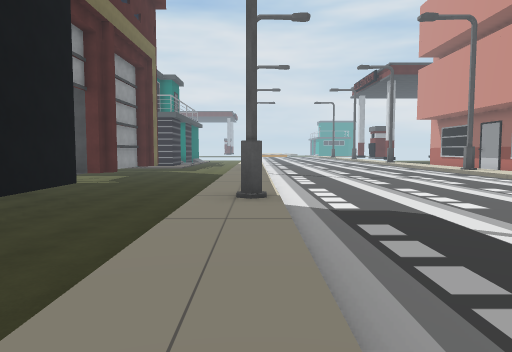
view 1 (above)

21 first-person views from a walk through a Unity game level. The camera is 1.2 m above the floor, tilts 4° down and sees 70° across. The floor is counted in squares, 2 m on a side. Each view is taken from the middle of a square. On the plan, view 1 faces up. The plan holds only what a view shows up to about 10 squares ahead; the rest is blank. The place goes on beyond the plan. Some animated figures are not drawn.

view 2
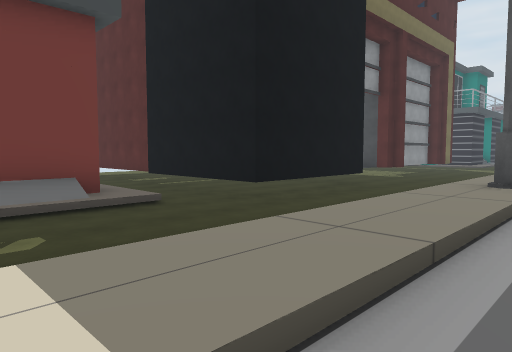

view 3
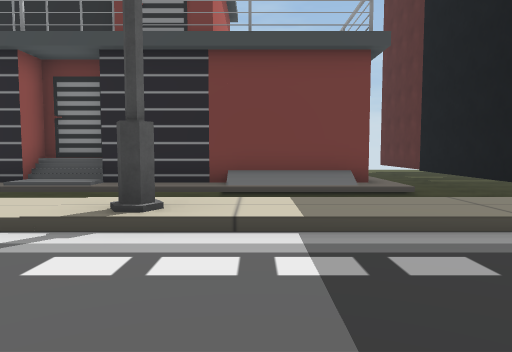

view 4
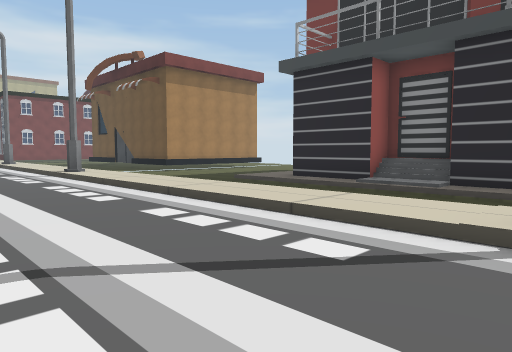

view 5
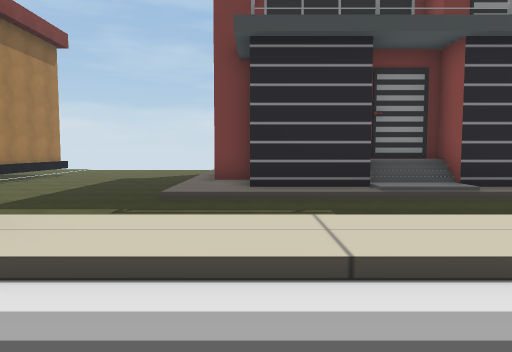

view 6
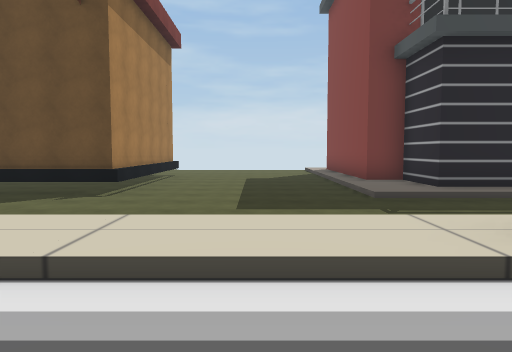

view 7
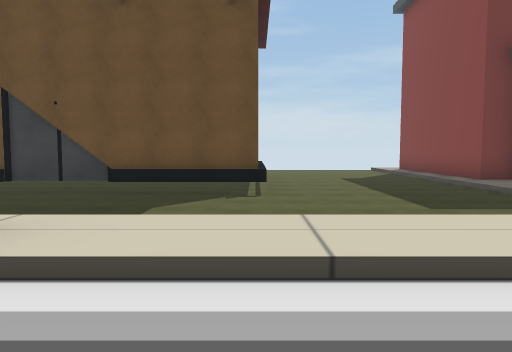

view 8
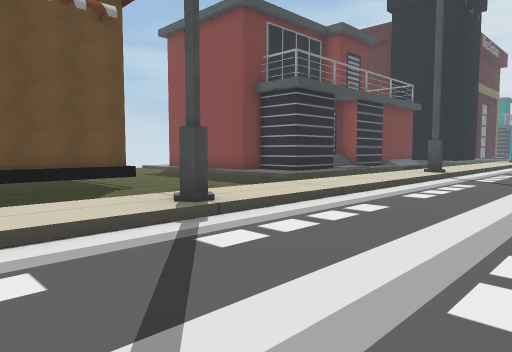

view 9
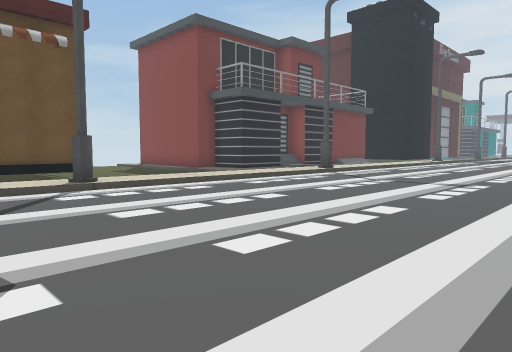

view 10
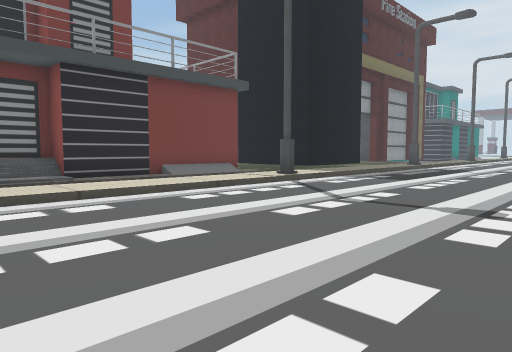

view 11
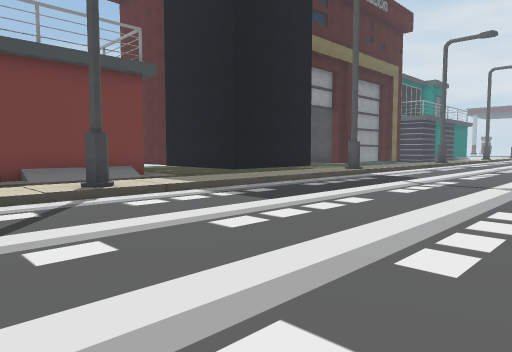

view 12
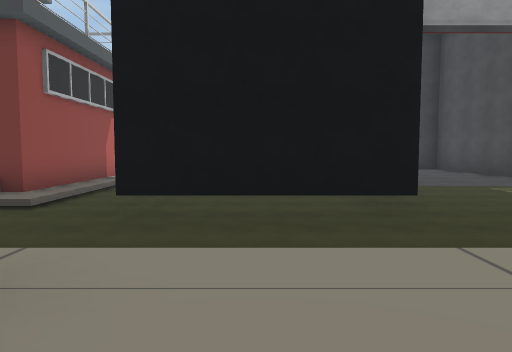

view 13
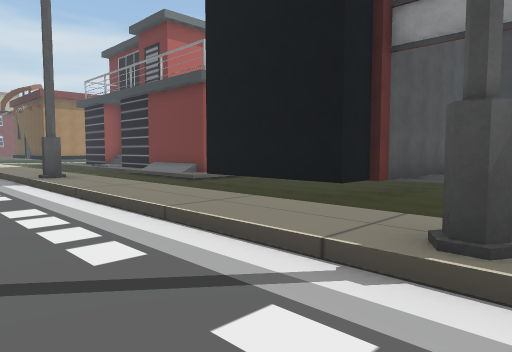

view 14
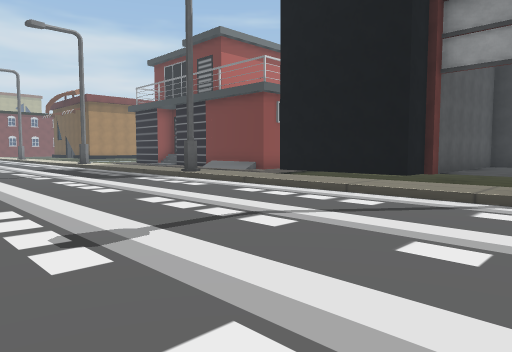

view 15
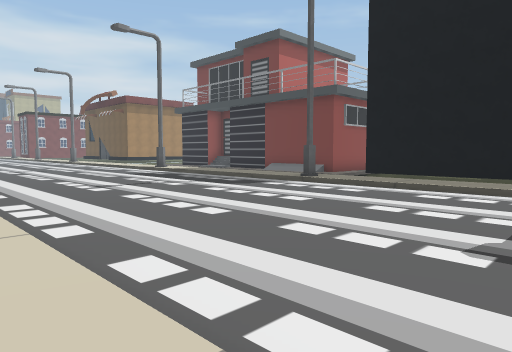

view 16
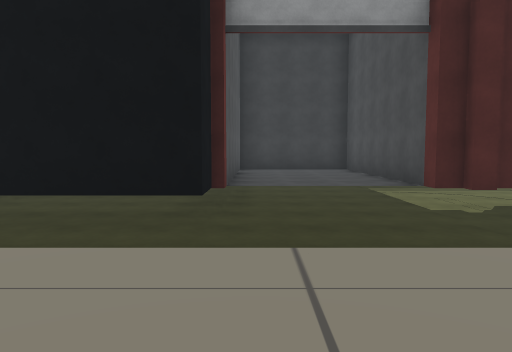

view 17
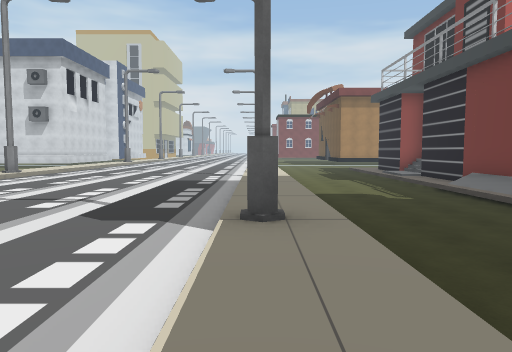

view 18
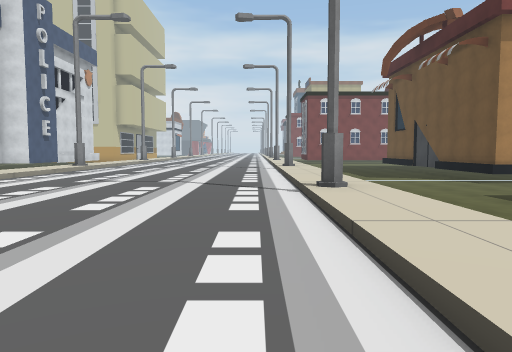

view 19
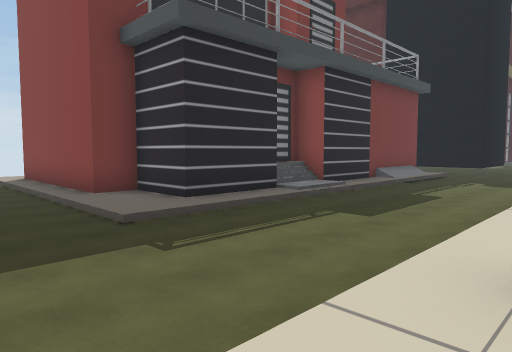

view 20
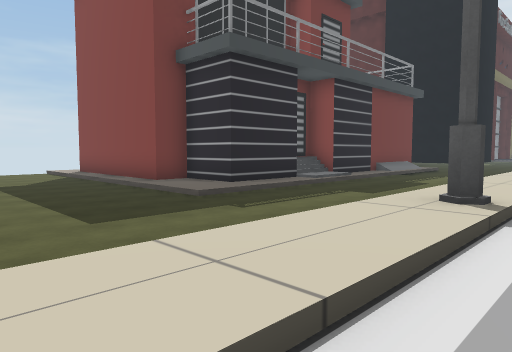

view 21
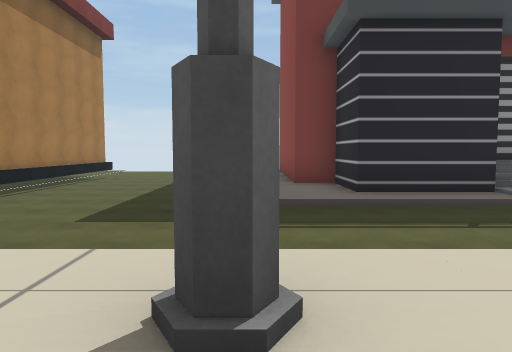

### Floor plan
Key: @ floor where view 1 was taken; # wall or solid block; . main floor; : floor 0.25 m higher than the main floor; - floor 0.25 m lower than the main floor; _ floor 0.5 m lower than the main floor; < floor 0.75 m lower than the main floor; / step, stairs or slope; = window, fence, low wall or low ledge; ^ raised ledge.
Columns run from 11 left of view 1 to 7 right of it. Each row starts with its distance up from view 1.
 12   ####<<<  :.....
 11   ^^^^<<<</=.....
 10   ^^^^<<<</:......:
  9   ^^^^<<<</:......:
  8   ######<</:......:
  7        #<</:......:
  6        #<</:......
  5       ##<</#......
  4    ####<<</:......
  3    <<<<<<</:......
  2   ----/<<</:......
  1   ####/<<</:.....
  0      #/<<</@......
 -1      #/<<</:......
 -2      #/___/#......#
 -3      #/___/:.....
 -4     ##/___/:.....
 -5     #//___/:.....
 -6     #//___/:.....
 -7     ##/___/:.....
 -8     ##/___/:.....
 -9    ###/___/:....
-10 ####--/___/:....
-11 ///////___/#.....
-12  _________/:.....
-13  _________/:......
-14   ________/:......
-15   ________/:......:
-16   ####___ /:......:
-17      #___ /:......
-18      #___ /#......
-19      #___ /:......
-20      #___  :......

Where each view was taken, in squares from view 1:
view 1: 0 up, 0 right, facing up
view 2: 1 down, 1 right, facing up-left
view 3: 1 down, 3 right, facing left
view 4: 2 down, 3 right, facing down-left
view 5: 9 down, 2 right, facing left
view 6: 13 down, 2 right, facing left
view 7: 16 down, 2 right, facing left
view 8: 20 down, 3 right, facing up-left
view 9: 20 down, 6 right, facing up-left
view 10: 8 down, 5 right, facing up-left
view 11: 4 down, 5 right, facing up-left
view 12: 6 up, 1 right, facing left
view 13: 12 up, 2 right, facing down-left
view 14: 12 up, 5 right, facing down-left
view 15: 10 up, 7 right, facing down-left
view 16: 9 up, 1 right, facing left
view 17: 8 up, 0 right, facing down
view 18: 6 down, 1 right, facing down
view 19: 13 down, 0 right, facing up-left
view 20: 15 down, 1 right, facing up-left
view 21: 11 down, 1 right, facing left
